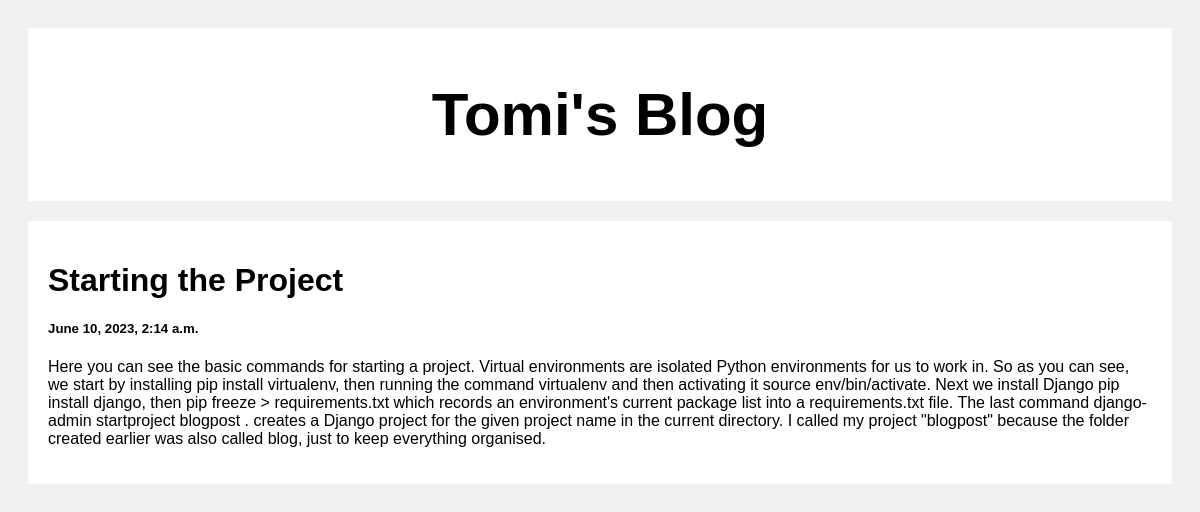
Screenshot of /post/2 with the database file from the repository.
### posts/models.py (models this page shows)
class Post(models.Model):
    title = models.CharField(max_length=100)
    body = models.CharField(max_length=1000000)
    created_at = models.DateTimeField(default=datetime.now, blank=True)

### posts/views.py (the view)
def post(request, pk):
    posts = Post.objects.get(id=pk)
    return render(request, 'posts.html', {'posts': posts})

### templates/posts.html (shortened to what this page needs)
<!DOCTYPE html>
<html>
<head>
</head>
<body>
<div class="header">
  <h2>Tomi's Blog</h2>
</div>
<div class="row">
  <div class="leftcolumn">
    <div class="card">
        <h1>{{posts.title}}</h1>
        <h5>{{posts.created_at}}</h5>
        <p>{{posts.body}}</p>
    </div>
  </div>
</div>
</body>
</html>

### templates/posts.html (style rules this page uses)
* { box-sizing: border-box; }
body { font-family: Arial; padding: 20px; background: #f1f1f1; }
.header { padding: 2px; font-size: 40px; text-align: center; background: white; }
.leftcolumn { float: left; width: 100%; }
.card { background-color: white; padding: 20px; margin-top: 20px; }
.row:after { content: ""; display: table; clear: both; }

### rows the page displays
Post: title "Starting the Project", created_at "June 10, 2023, 2:14 a.m.", body "Here you can see the basic commands for starting a project. Virtual environments are isolated Python environments for us to work in. So as you can see, we start by installing pip install virtualenv, then running the command virtualenv and then activating it source env/bin/activate. Next we install Django pip install django, then pip freeze > requirements.txt which records an environment's current package list into a requirements.txt file. The last command django-admin startproject blogpost . creates a Django project for the given project name in the current directory. I called my project \"blogpost\" because the folder created earlier was also called blog, just to keep everything organised."
